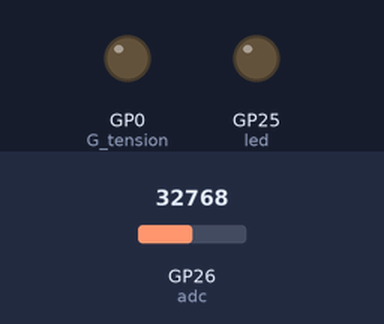
Recording of a program running on a simulated Raspberry Pi Pico running MicroPython. Shown: output pins drawn as LEDs (lit = HIGH). The inputs (shaded band) are chosen by the test bench; at power-on: GP26 (adc) = 32768 (analog values on the 0–65535 scale). What the program prints to the serial console is not drawn.

Above: at 1.2 s.
1.3 s: GP26 (adc) set to 64688
2.8 s: GP26 (adc) set to 65535
At 3.1 s:
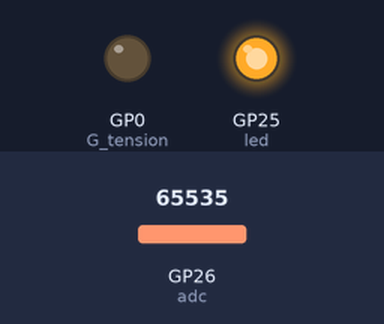
Timing chart, 0 to 5.8 s (numbered marks = the images above; inputs shaded):
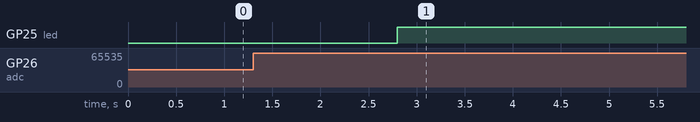

The program:

Multimeter.py
```python
#Faire un multimètre d'abord
#Puis faire un oscilloscope avec des boutons sur tkinter pour l'échelle de temps, etc..
#ça peut être nice et pas si compliqué
#import machine # Pb récurrent ne marche pas pour beaucoup de gens car la librairie est mal installée
#obliger de nommer tous le temps je me rappelle des cours de liebeaux voir mon CR
#from machine import Pin
#from machine import ADC
from machine import *

G_tension = Pin(0,Pin.OUT,Pin.PULL_DOWN)
led = Pin(25,Pin.OUT)
G_tension.value(0)
led.value(0)
#ADC0 = Pin(26,Pin.ANALOG)
# générer une tension avec ou des signaux avec les output
#pas de DAC à priori donc compliqué pour générer une rampe
adc = ADC(26)
while True :
    val  = adc.read_u16()
    tension = (val*3.3)/65535
    print("ADC0 :",tension)
    if(tension>=3.3) :
        led.value(1)
```

Measured:
- the behaviour switches between 65520 and 65535 on GP26 (adc) (found by bisection; images 0 and 1)
- after the input at 2.8 s, GP25 (led): LOW → HIGH at once
